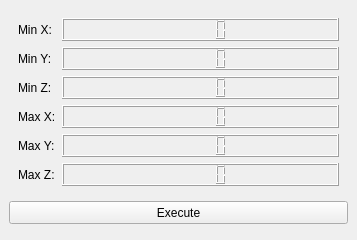
       <widget class="QWidget" name="tab_6" >
        <property name="geometry" >
         <rect>
          <x>0</x>
          <y>0</y>
          <width>357</width>
          <height>240</height>
         </rect>
        </property>
        <attribute name="title" >
         <string>Crop</string>
        </attribute>
        <layout class="QVBoxLayout" name="verticalLayout_7" >
         <property name="spacing" >
          <number>6</number>
         </property>
         <property name="margin" >
          <number>9</number>
         </property>
         <item>
          <widget class="QFrame" name="frame_2" >
           <property name="frameShape" >
            <enum>QFrame::NoFrame</enum>
           </property>
           <property name="frameShadow" >
            <enum>QFrame::Raised</enum>
           </property>
           <layout class="QGridLayout" name="gridLayout_6" >
            <item row="0" column="0" >
             <widget class="QLabel" name="label_28" >
              <property name="text" >
               <string>Min X:</string>
              </property>
             </widget>
            </item>
            <item row="0" column="1" >
             <widget class="QLCDNumber" name="lcdNumber_5" >
              <property name="sizePolicy" >
               <sizepolicy vsizetype="Minimum" hsizetype="Expanding" >
                <horstretch>0</horstretch>
                <verstretch>0</verstretch>
               </sizepolicy>
              </property>
              <property name="frameShadow" >
               <enum>QFrame::Raised</enum>
              </property>
              <property name="smallDecimalPoint" >
               <bool>false</bool>
              </property>
              <property name="numDigits" >
               <number>5</number>
              </property>
              <property name="segmentStyle" >
               <enum>QLCDNumber::Filled</enum>
              </property>
             </widget>
            </item>
            <item row="1" column="0" >
             <widget class="QLabel" name="label_29" >
              <property name="text" >
               <string>Min Y:</string>
              </property>
             </widget>
            </item>
            <item row="1" column="1" >
             <widget class="QLCDNumber" name="lcdNumber_6" >
              <property name="sizePolicy" >
               <sizepolicy vsizetype="Minimum" hsizetype="Expanding" >
                <horstretch>0</horstretch>
                <verstretch>0</verstretch>
               </sizepolicy>
              </property>
              <property name="frameShadow" >
               <enum>QFrame::Raised</enum>
              </property>
              <property name="smallDecimalPoint" >
               <bool>false</bool>
              </property>
              <property name="numDigits" >
               <number>5</number>
              </property>
              <property name="segmentStyle" >
               <enum>QLCDNumber::Filled</enum>
              </property>
             </widget>
            </item>
            <item row="2" column="0" >
             <widget class="QLabel" name="label_30" >
              <property name="text" >
               <string>Min Z:</string>
              </property>
             </widget>
            </item>
            <item row="2" column="1" >
             <widget class="QLCDNumber" name="lcdNumber_7" >
              <property name="sizePolicy" >
               <sizepolicy vsizetype="Minimum" hsizetype="Expanding" >
                <horstretch>0</horstretch>
                <verstretch>0</verstretch>
               </sizepolicy>
              </property>
              <property name="frameShadow" >
               <enum>QFrame::Raised</enum>
              </property>
              <property name="smallDecimalPoint" >
               <bool>false</bool>
              </property>
              <property name="numDigits" >
               <number>5</number>
              </property>
              <property name="segmentStyle" >
               <enum>QLCDNumber::Filled</enum>
              </property>
             </widget>
            </item>
            <item row="3" column="0" >
             <widget class="QLabel" name="label_31" >
              <property name="text" >
               <string>Max X:</string>
              </property>
             </widget>
            </item>
            <item row="3" column="1" >
             <widget class="QLCDNumber" name="lcdNumber_8" >
              <property name="sizePolicy" >
               <sizepolicy vsizetype="Minimum" hsizetype="Expanding" >
                <horstretch>0</horstretch>
                <verstretch>0</verstretch>
               </sizepolicy>
              </property>
              <property name="frameShadow" >
               <enum>QFrame::Raised</enum>
              </property>
              <property name="smallDecimalPoint" >
               <bool>false</bool>
              </property>
              <property name="numDigits" >
               <number>5</number>
              </property>
              <property name="segmentStyle" >
               <enum>QLCDNumber::Filled</enum>
              </property>
             </widget>
            </item>
            <item row="4" column="0" >
             <widget class="QLabel" name="label_32" >
              <property name="text" >
               <string>Max Y:</string>
              </property>
             </widget>
            </item>
            <item row="4" column="1" >
             <widget class="QLCDNumber" name="lcdNumber_9" >
              <property name="sizePolicy" >
               <sizepolicy vsizetype="Minimum" hsizetype="Expanding" >
                <horstretch>0</horstretch>
                <verstretch>0</verstretch>
               </sizepolicy>
              </property>
              <property name="frameShadow" >
               <enum>QFrame::Raised</enum>
              </property>
              <property name="smallDecimalPoint" >
               <bool>false</bool>
              </property>
              <property name="numDigits" >
               <number>5</number>
              </property>
              <property name="segmentStyle" >
               <enum>QLCDNumber::Filled</enum>
              </property>
             </widget>
            </item>
            <item row="5" column="0" >
             <widget class="QLabel" name="label_33" >
              <property name="text" >
               <string>Max Z:</string>
              </property>
             </widget>
            </item>
            <item row="5" column="1" >
             <widget class="QLCDNumber" name="lcdNumber_10" >
              <property name="sizePolicy" >
               <sizepolicy vsizetype="Minimum" hsizetype="Expanding" >
                <horstretch>0</horstretch>
                <verstretch>0</verstretch>
               </sizepolicy>
              </property>
              <property name="frameShadow" >
               <enum>QFrame::Raised</enum>
              </property>
              <property name="smallDecimalPoint" >
               <bool>false</bool>
              </property>
              <property name="numDigits" >
               <number>5</number>
              </property>
              <property name="segmentStyle" >
               <enum>QLCDNumber::Filled</enum>
              </property>
             </widget>
            </item>
           </layout>
          </widget>
         </item>
         <item>
          <widget class="QPushButton" name="pushButton_24" >
           <property name="minimumSize" >
            <size>
             <width>0</width>
             <height>23</height>
            </size>
           </property>
           <property name="text" >
            <string>Execute</string>
           </property>
          </widget>
         </item>
         <item>
          <spacer name="verticalSpacer_9" >
           <property name="orientation" >
            <enum>Qt::Vertical</enum>
           </property>
           <property name="sizeHint" stdset="0" >
            <size>
             <width>61</width>
             <height>66</height>
            </size>
           </property>
          </spacer>
         </item>
        </layout>
       </widget>
